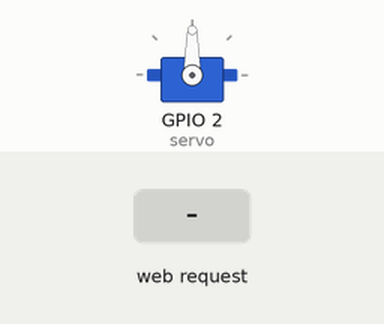
The sketch below on a simulated ESP8266 (NodeMCU). Shown: servo. The test bench sets the inputs (shaded band). WiFi joins after 1.5 s; servers stay silent unless stated.

Above: at 6.2 s.
6.3 s: HTTP request GET /open received
At 6.4 s:
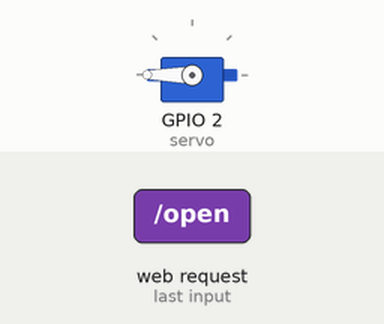
Timing chart, 0 to 9.3 s (numbered marks = the images above; inputs shaded):
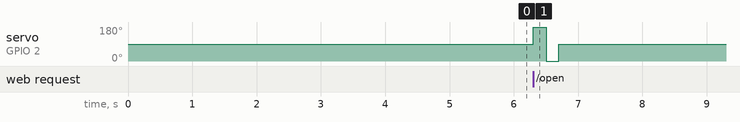

Measured:
- after the input at 6.3 s, servo on GPIO 2 (servo): 90° → 180° at once, → 0° 0.20 s later, → 90° 0.20 s later

The sketch:

light.ino
```cpp
#include <ESP8266WiFi.h>
#include <Servo.h>
#include <ESP8266WebServer.h>
#define pin 2
int angle = 90;
int speed = 90;
int delay_time = 200;
int back_delay_time = 200;
char ssid[] = "ssid";
char pass[] = "pass";
Servo servo;
ESP8266WebServer server(80);

IPAddress ip(192, 168, 12, 44);  //Node static IP
IPAddress dns(192, 168, 12, 1);
IPAddress gateway(192, 168, 12, 1);
IPAddress subnet(255, 255, 255, 0);

void open();
void close();
void init_basic();
void init_wifi();
void init_servo();
void init_server();

void handleRoot();
void handleOpen();
void handleClose();
void handleSetting();
void handleNotFound();

void Led();

void setup() {
  pinMode(LED_BUILTIN, OUTPUT);
  digitalWrite(LED_BUILTIN, LOW);
  init_basic();
  init_wifi();
  init_servo();
  init_server();
  digitalWrite(LED_BUILTIN, HIGH);
}

void loop() {
  server.handleClient();
}

void open() {
  servo.write(angle + speed);
  delay(delay_time);
  servo.write(angle - speed);
  delay(back_delay_time);
  servo.write(angle);
}
void close() {
  servo.write(angle - speed);
  delay(delay_time);
  servo.write(angle + speed);
  delay(back_delay_time);
  servo.write(angle);
}
void init_basic() {
  //Serial.begin(115200);
  //Serial.println("\n Now start");
}
void init_wifi() {
  WiFi.mode(WIFI_STA);
  WiFi.config(ip, gateway, subnet);
  WiFi.setAutoConnect(true);
  WiFi.setAutoReconnect(true);
  while (WiFi.status() != WL_CONNECTED)
  {
    //Serial.println("Connect to wifi");
    WiFi.begin(ssid, pass);
    delay(5000);
  }
}
void init_servo() {
  servo.attach(2);
  servo.write(angle);
}
void init_server() {
  server.on("/", handleRoot);
  server.on("/open", handleOpen);
  server.on("/close", handleClose);
  server.on("/setting", handleSetting);
  server.onNotFound(handleNotFound);
  server.begin();
}


void handleRoot() {
  server.sendHeader("Access-Control-Allow-Origin", "*");
  server.send(200, "text/plain", "The service of web is ok");
  Led();
}

void handleOpen() {


  open();
  server.sendHeader("Access-Control-Allow-Origin", "*");
  server.send(200, "text/plain", "Light is open");
  Led();

}
void handleClose() {
  //Serial.println("close");
  close();
  server.sendHeader("Access-Control-Allow-Origin", "*");
  server.send(200, "text/plain", "Light is close");
  Led();
}
void handleSetting() {
  String message;
  String a;
  for (int i = 0; i < server.args(); i++) {
    message += server.argName(i) + " : " +  server.arg(i) + "\n";
    if (server.argName(i).equals("speed")) {
      speed = server.arg(i).toInt();
      a += "\n speed = " + server.arg(i).toInt();
    }
    else if (server.argName(i).equals("delay")) {
      delay_time = server.arg(i).toInt();
      a += "\n delay= " + server.arg(i).toInt();
    }
    else if (server.argName(i).equals("delay_back")) {
      back_delay_time = server.arg(i).toInt();
      a += "\n delay_delay= " + server.arg(i).toInt();
    }
    else {}
  }
  server.sendHeader("Access-Control-Allow-Origin", "*");
  server.send(200, "text/plain", message);
  Led();


}
void handleNotFound() {
  server.sendHeader("Access-Control-Allow-Origin", "*");
  server.send(200, "text/plain", "404");
}

void Led() {
  digitalWrite(LED_BUILTIN, LOW);
  delay(500);
  digitalWrite(LED_BUILTIN, HIGH);

}
```
